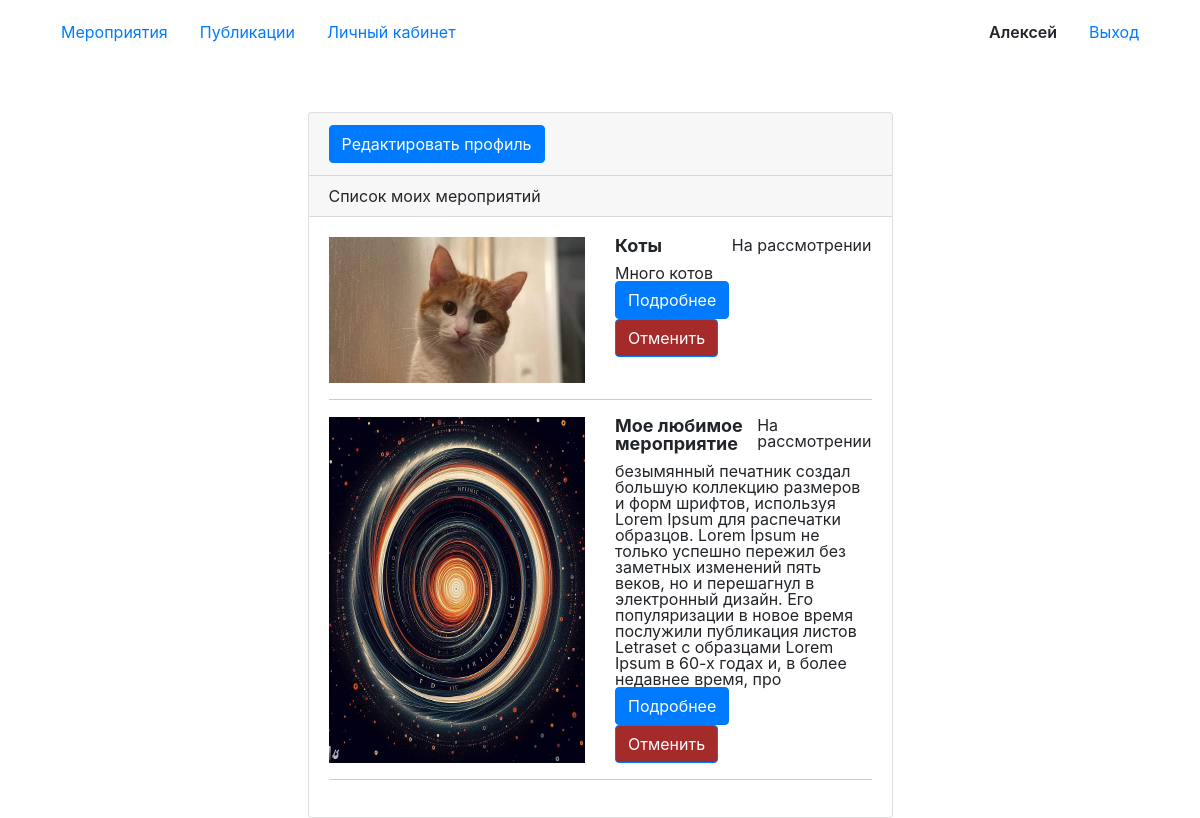
The page /profile/event/ (signed in) on the database as committed earlier.
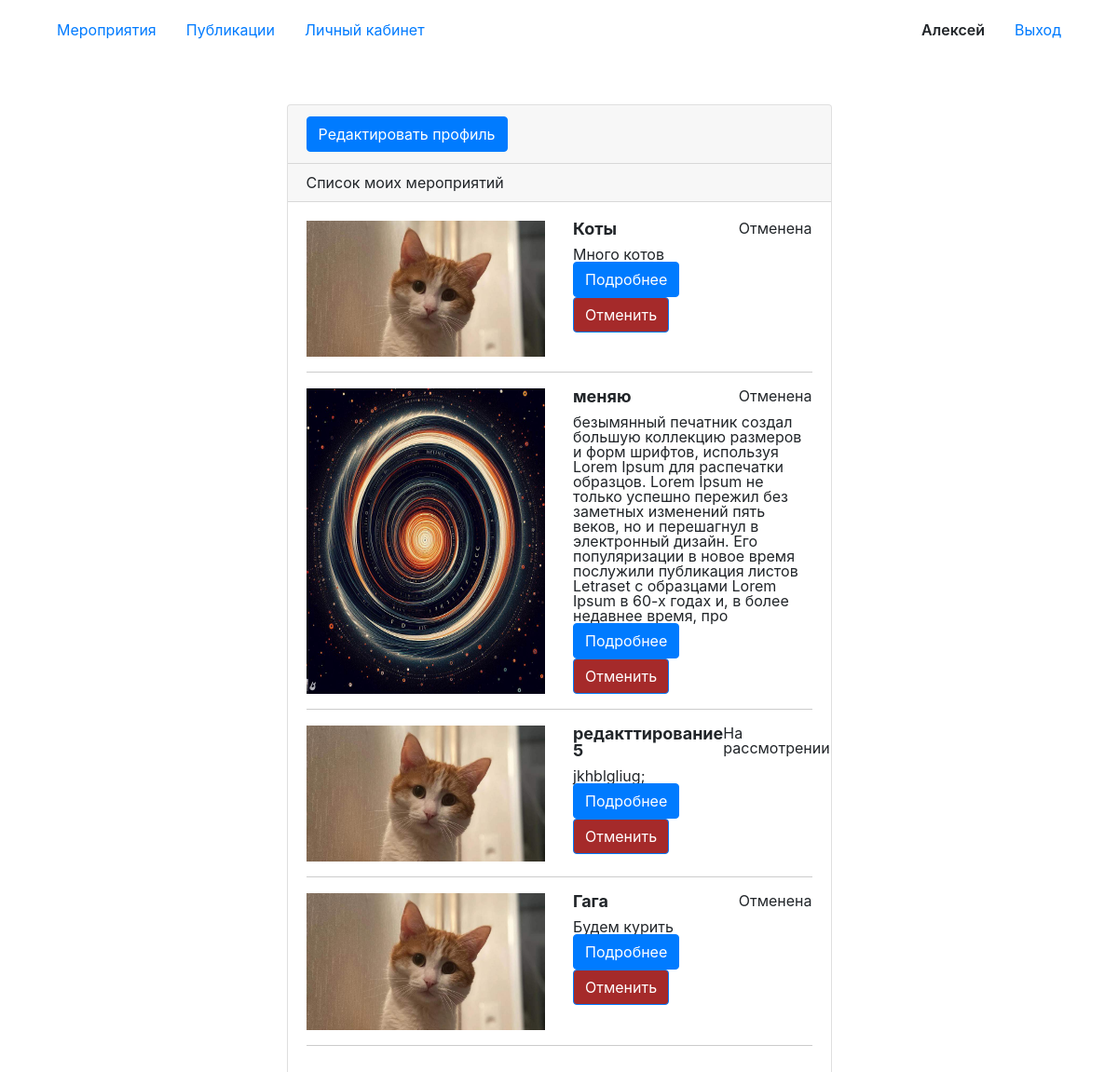
The same page on the database as committed later.
### main/models.py (models this page shows, shortened)
class CustomUser(AbstractUser):
    class_scool = models.CharField(max_length=10, choices=klass_Choices)

class Application(models.Model):
    date_submitted = models.DateField(blank=True, null=True, default=timezone.now)
    event = models.ForeignKey('Event', blank=True, null=True, on_delete=models.CASCADE)
    user = models.ForeignKey('CustomUser', on_delete=models.CASCADE, null=True, blank=True)
    status = models.ForeignKey('Status', on_delete=models.CASCADE, null=True, blank=True)

class Event(models.Model):
    title = models.CharField(max_length=255, null=True, blank=True)
    description = models.TextField(null=True, blank=True)
    max_eventers = models.IntegerField(default=100)
    location = models.CharField(max_length=255, null=True, blank=True)
    date_event = models.DateTimeField(null=True, blank=True)
    event_type = models.ForeignKey('EventType', on_delete=models.CASCADE)
    education_level = models.ForeignKey('EducationLevel', on_delete=models.CASCADE)
    responsible = models.ForeignKey('CustomUser', null=True, blank=True, on_delete=models.CASCADE)
    image = models.ImageField(upload_to='images', null=True, blank=True)

class Status(models.Model):
    title = models.CharField(max_length=255, verbose_name='Статус заявки', choices=Status_Choices, blank=True)

### main/views.py (the view)
# urls.py: path('profile/event/', user_profile_event, name='profile_event'),
def user_profile_event(request):
    aplication = Application.objects.filter(user_id=request.user.id).select_related('event').select_related('status')
    context = {'aplication': aplication}
    return render(request, 'profile_list_event.html', context=context)

### main/templates/profile_list_event.html (shortened to what this page needs)
{% extends 'base.html' %}
{% load static %}
{% block content %}
<div class="card">
    <div class="card-header">
        <a class="btn btn-primary ms-auto" aria-current="page" href="{% url 'profile' %}">Редактировать профиль</a>
    </div>
    <div class="card-header">
        Список моих мероприятий
    </div>
    <div class="card-body">
        <ul class="list-group">
            {% for apl in aplication %}
            <li class="row">
                <div class="col">
                    <img src="/{{apl.event.image}}" alt="">
                </div>
                <div class="col-6">
                    <div class="heder_event">
                        <div  class='title_event'>{{ apl.event.title }}</div>
                        <div>{{ apl.status.title }}</div>
                    </div>
                    <div>{{ apl.event.description }}</div>
                    <div>
                        <a class="btn btn-primary ms-auto" aria-current="page" href="{% url 'detail_event' apl.event.id %}">Подробнее</a>
                    </div>
                    <div>
                        <form action="{% url "edit_event_status" %}" method=post>
                            <input type="submit" id='cancel_button' class="btn btn-primary ms-auto" aria-current="page" value='Отменить'>
                        </form>
                    </div>
                </div>
            </li>
            <hr/>
            {% empty %}
            <li>Список мероприятий пуст.</li>
            {% endfor %}
        </ul>
    </div>
</div>
{% endblock %}

### main/templates/base.html (shortened to what this page needs)
<!DOCTYPE html>
{% load static %}
<html lang="en">
<head>
    <link rel="stylesheet" href="https://stackpath.bootstrapcdn.com/bootstrap/4.5.2/css/bootstrap.min.css">
    <link rel="stylesheet" href="{% static "css/null.css" %}">
    <link rel="stylesheet" href="{% static "css/style.css" %}">
</head>
<body>
    <div class="wraper">
        <header class="header">
            <div class="container d-flex justify-content-between">
                <div class="d-flex justify-content-center py-3">
                    <ul class="nav nav-pills">
                        <li class="nav-item">
                            <a href="{% url 'main' %}" class="nav-link {{ active.event }}">Мероприятия</a>
                        </li>
                        <li class="nav-item">
                            <a href="{% url 'posts' %}" class="nav-link {{ active.post }}">Публикации</a>
                        </li>
                        {% if user.is_active %}
                        <li class="nav-item">
                            <a href="{% url 'profile' %}" class="nav-link {{ active.profile }}">Личный кабинет</a>
                        </li>
                        {% endif %}
                    </ul>
                </div>
                <div class="d-flex justify-content-center py-3">
                    <ul class="nav nav-pills">
                        <li class="nav-item ">
                            <span class="nav-link header-username">{{ user.username }}</span>
                        </li>
                        {% if user.is_authenticated %}
                        <li class="nav-item">
                            <a href="{% url 'logout' %}" class="nav-link">Выход</a>
                        </li>
                        {% else %}
                        <li class="nav-item">
                            <a href="{% url 'login' %}" class="nav-link">Войти</a>
                        </li>
                        {% endif %}
                    </ul>
                </div>
            </div>
        </header>
        <main class="row justify-content-center">
            <div class="container mt-5 col-md-6">
                {% block content %}{% endblock %}
            </div>
        </main>
    </div>
</body>
</html>

### main/static/css/null.css (style rules this page uses)
html, body, div, span, object, iframe, h1, h2, h3, h4, h5, h6, p, blockquote, pre, abbr, address, cite, code, del, dfn, em, img, ins, kbd, q, samp, small, strong, sub, sup, var, b, i, dl, dt, dd, ol, ul, li, fieldset, form, label, legend, table, caption, tbody, tfoot, thead, tr, th, td, article, aside, canvas, details, figcaption, figure, footer, header, hgroup, menu, nav, section, summary, time, mark, audio, video { margin:0; padding:0; border:0; outline:0; font-size:100%; vertical-align:baseline; background:transparent; }
body { line-height:1; }
article,aside,details,figcaption,figure, footer,header,hgroup,menu,nav,section { display:block; }
a { margin:0; padding:0; font-size:100%; vertical-align:baseline; background:transparent; }
hr { display:block; height:1px; border:0; border-top:1px solid #cccccc; margin:1em 0; padding:0; }
input, select { vertical-align:middle; }
ul, ol, li { list-style: none; }
img { height: 100%; width: 100%; }

### main/static/css/style.css (style rules this page uses)
.header-username { font-weight: 600; }
.heder_event { display: flex; justify-content: space-between; }
.title_event { font-size: 18px; margin-bottom: 10px; font-weight: bold; }
#cancel_button { background-color: brown; }

Rows that differ between the two databases and show on the page:
changed Application "Коты": status "На рассмотрении" → "Отменена"
changed Application: event "Мое любимое мероприятие" → "меняю"; status "На рассмотрении" → "Отменена"
added Application: event.image (picture), event "редакттирование 5", status "На рассмотрении", event.description "jkhblgliug;"
added Application: event.image (picture), event "Гага", status "Отменена", event.description "Будем курить"
